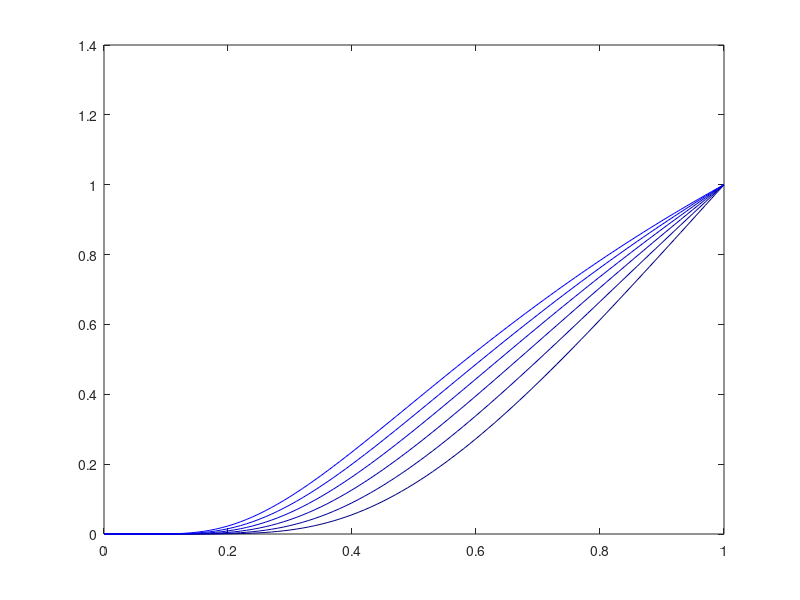
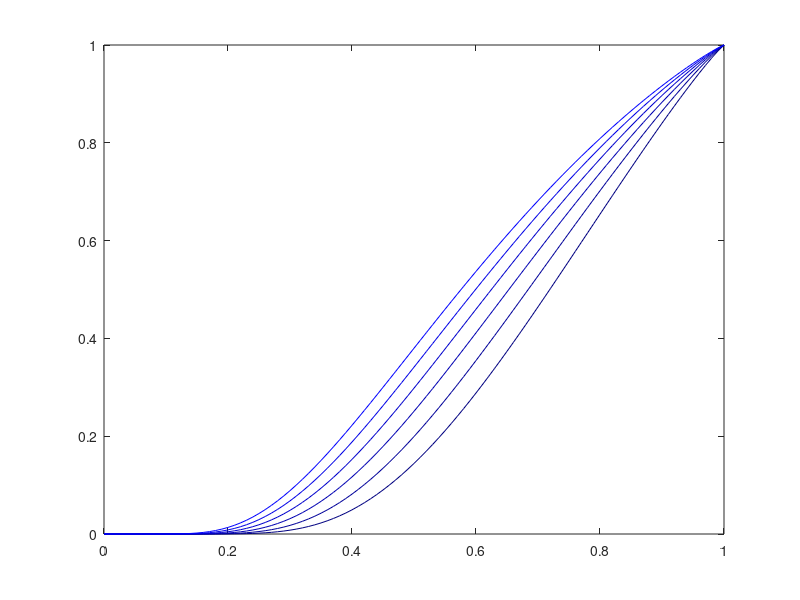
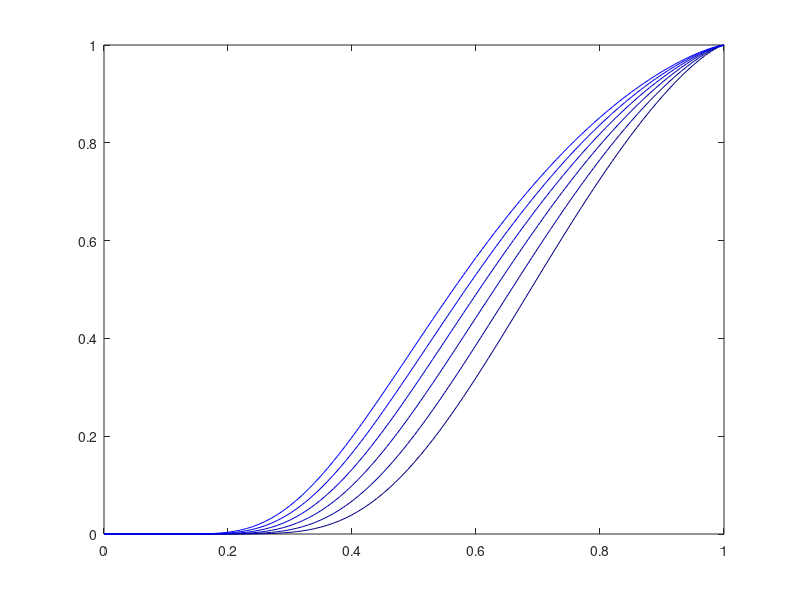

Source code (MATLAB) for these figures, in order:
%script for testing cosine distance


foo = 0:.01:1;
tau = .5:.1:1;


figure; 
for i = 1:length(tau)
    W = exp(-(1./(foo+.01)-.9901)/tau(i));
    plot(foo,W,'Color',[0,0,tau(i)/max(tau)]);
    hold on;
end
hold off;


figure; 
for i = 1:length(tau)
    W = exp(-abs((1./(foo+.01)-.9901).^(1.1))/tau(i));
    plot(foo,W,'Color',[0,0,tau(i)/max(tau)]);
    hold on;
end
hold off;


figure; 
for i = 1:length(tau)
    W = exp(-abs((1./(foo+.01)-.9901).^(1.3))/tau(i));
    plot(foo,W,'Color',[0,0,tau(i)/max(tau)]);
    hold on;
end
hold off;